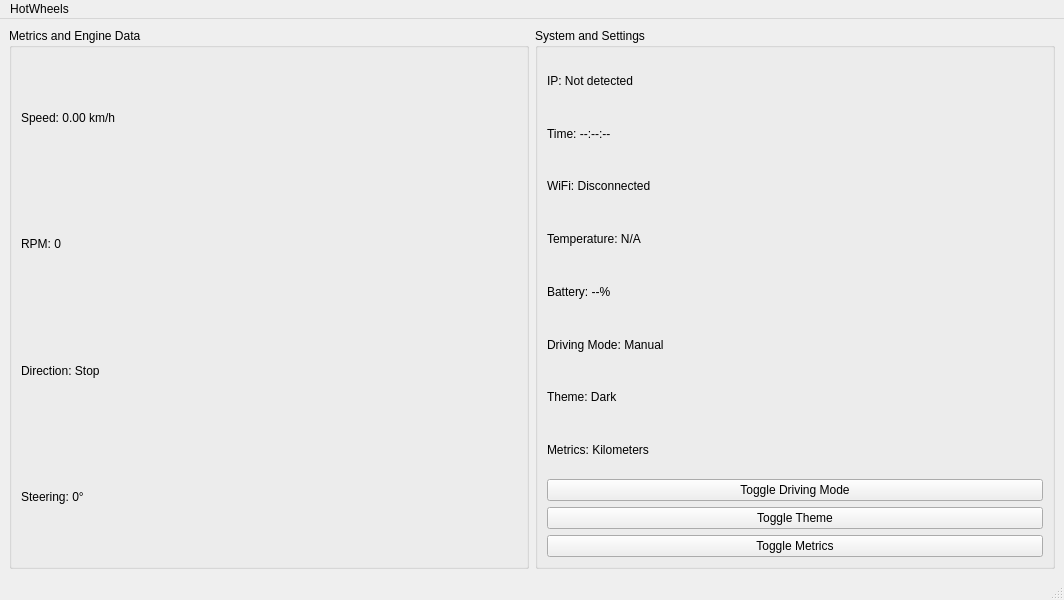
<?xml version="1.0" encoding="UTF-8"?>
<ui version="4.0">
 <class>CarManager</class>
 <widget class="QMainWindow" name="CarManager">
  <property name="geometry">
   <rect>
    <x>0</x>
    <y>0</y>
    <width>1064</width>
    <height>600</height>
   </rect>
  </property>
  <property name="windowTitle">
   <string>CarManager</string>
  </property>
  <widget class="QWidget" name="centralwidget">
   <layout class="QHBoxLayout" name="horizontalLayout">
    <item>
     <widget class="QGroupBox" name="metricsEngineGroupBox">
      <property name="title">
       <string>Metrics and Engine Data</string>
      </property>
      <layout class="QVBoxLayout" name="verticalLayout_1">
       <item>
        <widget class="QLabel" name="speedLabel">
         <property name="text">
          <string>Speed: 0.00 km/h</string>
         </property>
        </widget>
       </item>
       <item>
        <widget class="QLabel" name="rpmLabel">
         <property name="text">
          <string>RPM: 0</string>
         </property>
        </widget>
       </item>
       <item>
        <widget class="QLabel" name="directionLabel">
         <property name="text">
          <string>Direction: Stop</string>
         </property>
        </widget>
       </item>
       <item>
        <widget class="QLabel" name="steeringLabel">
         <property name="text">
          <string>Steering: 0°</string>
         </property>
        </widget>
       </item>
      </layout>
     </widget>
    </item>
    <item>
     <widget class="QGroupBox" name="systemSettingsGroupBox">
      <property name="title">
       <string>System and Settings</string>
      </property>
      <layout class="QVBoxLayout" name="verticalLayout_2">
      <item>
        <widget class="QLabel" name="ipAddressLabel">
         <property name="text">
          <string>IP: Not detected</string>
         </property>
        </widget>
       </item>
       <item>
        <widget class="QLabel" name="timeLabel">
         <property name="text">
          <string>Time: --:--:--</string>
         </property>
        </widget>
       </item>
       <item>
        <widget class="QLabel" name="wifiLabel">
         <property name="text">
          <string>WiFi: Disconnected</string>
         </property>
        </widget>
       </item>
       <item>
        <widget class="QLabel" name="temperatureLabel">
         <property name="text">
          <string>Temperature: N/A</string>
         </property>
        </widget>
       </item>
       <item>
        <widget class="QLabel" name="batteryLabel">
         <property name="text">
          <string>Battery: --%</string>
         </property>
        </widget>
       </item>
       <item>
        <widget class="QLabel" name="drivingModeLabel">
         <property name="text">
          <string>Driving Mode: Manual</string>
         </property>
        </widget>
       </item>
       <item>
        <widget class="QLabel" name="clusterThemeLabel">
         <property name="text">
          <string>Theme: Dark</string>
         </property>
        </widget>
       </item>
       <item>
        <widget class="QLabel" name="clusterMetricsLabel">
         <property name="text">
          <string>Metrics: Kilometers</string>
         </property>
        </widget>
       </item>
       <item>
        <widget class="QPushButton" name="toggleDrivingModeButton">
         <property name="text">
          <string>Toggle Driving Mode</string>
         </property>
        </widget>
       </item>
       <item>
        <widget class="QPushButton" name="toggleThemeButton">
         <property name="text">
          <string>Toggle Theme</string>
         </property>
        </widget>
       </item>
       <item>
        <widget class="QPushButton" name="toggleMetricsButton">
         <property name="text">
          <string>Toggle Metrics</string>
         </property>
        </widget>
       </item>
      </layout>
     </widget>
    </item>
   </layout>
  </widget>
  <widget class="QMenuBar" name="menubar">
   <property name="geometry">
    <rect>
     <x>0</x>
     <y>0</y>
     <width>1064</width>
     <height>22</height>
    </rect>
   </property>
   <widget class="QMenu" name="menuHotWheels">
    <property name="title">
     <string>HotWheels</string>
    </property>
   </widget>
   <addaction name="menuHotWheels"/>
  </widget>
  <widget class="QStatusBar" name="statusbar"/>
 </widget>
 <resources/>
 <connections/>
</ui>
